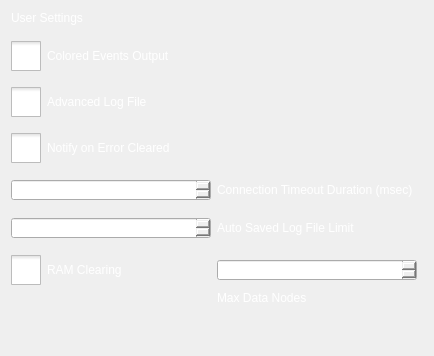
           <widget class="QWidget" name="Settings_Page">
            <layout class="QGridLayout" name="gridLayout_5">
             <item row="14" column="1">
              <spacer name="verticalSpacer_5">
               <property name="orientation">
                <enum>Qt::Vertical</enum>
               </property>
               <property name="sizeHint" stdset="0">
                <size>
                 <width>20</width>
                 <height>40</height>
                </size>
               </property>
              </spacer>
             </item>
             <item row="6" column="0" colspan="2">
              <widget class="QCheckBox" name="notify_error_cleared">
               <property name="toolTip">
                <string>&lt;html&gt;&lt;head/&gt;&lt;body&gt;&lt;p&gt;&lt;span style=&quot; font-size:12pt;&quot;&gt;Causes notification when an error is retroactively cleared by controller&lt;/span&gt;&lt;/p&gt;&lt;/body&gt;&lt;/html&gt;</string>
               </property>
               <property name="styleSheet">
                <string notr="true">QCheckBox {
	color: white;
	font: 20pt &quot;Segoe UI&quot;;
}


QCheckBox::indicator {
    width: 30px;
    height: 30px;
}

QCheckBox::indicator:checked {
	image: url(:/resources/Images/check.png);
}

QCheckBox::indicator:unchecked {
	image: url(:/resources/Images/unchecked.png);
}</string>
               </property>
               <property name="text">
                <string>Notify on Error Cleared</string>
               </property>
              </widget>
             </item>
             <item row="9" column="0">
              <spacer name="verticalSpacer_9">
               <property name="orientation">
                <enum>Qt::Vertical</enum>
               </property>
               <property name="sizeType">
                <enum>QSizePolicy::Fixed</enum>
               </property>
               <property name="sizeHint" stdset="0">
                <size>
                 <width>20</width>
                 <height>10</height>
                </size>
               </property>
              </spacer>
             </item>
             <item row="2" column="0" colspan="2">
              <widget class="QCheckBox" name="colored_events_output">
               <property name="toolTip">
                <string>&lt;html&gt;&lt;head/&gt;&lt;body&gt;&lt;p&gt;Enables color coding of Events page outputs&lt;/p&gt;&lt;/body&gt;&lt;/html&gt;</string>
               </property>
               <property name="styleSheet">
                <string notr="true">QCheckBox {
	color: white;
	font: 20pt &quot;Segoe UI&quot;;
}

QCheckBox::indicator {
    width: 30px;
    height: 30px;
}

QCheckBox::indicator:checked {
	image: url(:/resources/Images/check.png);
}

QCheckBox::indicator:unchecked {
	image: url(:/resources/Images/unchecked.png);
}</string>
               </property>
               <property name="text">
                <string>Colored Events Output</string>
               </property>
               <property name="checked">
                <bool>false</bool>
               </property>
              </widget>
             </item>
             <item row="11" column="0">
              <spacer name="verticalSpacer_12">
               <property name="orientation">
                <enum>Qt::Vertical</enum>
               </property>
               <property name="sizeType">
                <enum>QSizePolicy::Fixed</enum>
               </property>
               <property name="sizeHint" stdset="0">
                <size>
                 <width>20</width>
                 <height>10</height>
                </size>
               </property>
              </spacer>
             </item>
             <item row="10" column="1" colspan="2">
              <widget class="QLabel" name="auto_save_limit_label">
               <property name="toolTip">
                <string>&lt;html&gt;&lt;head/&gt;&lt;body&gt;&lt;p&gt;Max number of auto saved log files to be kept before overwrites occur on the oldest one&lt;/p&gt;&lt;/body&gt;&lt;/html&gt;</string>
               </property>
               <property name="styleSheet">
                <string notr="true">QLabel {
	color: white;
	font: 20pt &quot;Segoe UI&quot;;
}</string>
               </property>
               <property name="text">
                <string>Auto Saved Log File Limit</string>
               </property>
              </widget>
             </item>
             <item row="0" column="0">
              <widget class="QLabel" name="userSettingsLabel">
               <property name="styleSheet">
                <string notr="true">color: rgb(255, 255, 255);
font: 700 24pt &quot;Segoe UI&quot;;</string>
               </property>
               <property name="text">
                <string>User Settings</string>
               </property>
              </widget>
             </item>
             <item row="1" column="0">
              <spacer name="verticalSpacer_4">
               <property name="orientation">
                <enum>Qt::Vertical</enum>
               </property>
               <property name="sizeType">
                <enum>QSizePolicy::Fixed</enum>
               </property>
               <property name="sizeHint" stdset="0">
                <size>
                 <width>20</width>
                 <height>10</height>
                </size>
               </property>
              </spacer>
             </item>
             <item row="7" column="0">
              <spacer name="verticalSpacer_11">
               <property name="orientation">
                <enum>Qt::Vertical</enum>
               </property>
               <property name="sizeType">
                <enum>QSizePolicy::Fixed</enum>
               </property>
               <property name="sizeHint" stdset="0">
                <size>
                 <width>20</width>
                 <height>10</height>
                </size>
               </property>
              </spacer>
             </item>
             <item row="12" column="0">
              <widget class="QCheckBox" name="ram_clearing">
               <property name="toolTip">
                <string>&lt;html&gt;&lt;head/&gt;&lt;body&gt;&lt;p&gt;&lt;span style=&quot; font-size:12pt;&quot;&gt;Removes events and errors from RAM to improve performance. Cleared event and error data won't be displayed to the Events page but it will still be recorded on the log file. &lt;/span&gt;&lt;/p&gt;&lt;/body&gt;&lt;/html&gt;</string>
               </property>
               <property name="styleSheet">
                <string notr="true">QCheckBox {
	color: white;
	font: 20pt &quot;Segoe UI&quot;;
}


QCheckBox::indicator {
    width: 30px;
    height: 30px;
}

QCheckBox::indicator:checked {
	image: url(:/resources/Images/check.png);
}

QCheckBox::indicator:unchecked {
	image: url(:/resources/Images/unchecked.png);
}</string>
               </property>
               <property name="text">
                <string>RAM Clearing</string>
               </property>
              </widget>
             </item>
             <item row="12" column="1">
              <widget class="QSpinBox" name="max_data_nodes">
               <property name="sizePolicy">
                <sizepolicy hsizetype="Expanding" vsizetype="Fixed">
                 <horstretch>0</horstretch>
                 <verstretch>0</verstretch>
                </sizepolicy>
               </property>
               <property name="minimumSize">
                <size>
                 <width>200</width>
                 <height>0</height>
                </size>
               </property>
               <property name="maximumSize">
                <size>
                 <width>200</width>
                 <height>16777215</height>
                </size>
               </property>
               <property name="toolTip">
                <string>&lt;html&gt;&lt;head/&gt;&lt;body&gt;&lt;p&gt;Number of nodes allowed before RAM clear.&lt;/p&gt;&lt;/body&gt;&lt;/html&gt;</string>
               </property>
               <property name="styleSheet">
                <string notr="true">QSpinBox {
	color: white;
	font: 20pt &quot;Segoe UI&quot;;
}
QSpinBox::up-arrow
{
	color: rgb(47, 47, 47);
}
QSpinBox::down-arrow
{
	color: rgb(47, 47, 47);
}
QToolTip{
    background-color: #000000;
    color: #FFFFFF;
    border: 1px solid black;
}
</string>
               </property>
               <property name="buttonSymbols">
                <enum>QAbstractSpinBox::UpDownArrows</enum>
               </property>
               <property name="maximum">
                <number>999999999</number>
               </property>
               <property name="singleStep">
                <number>100</number>
               </property>
              </widget>
             </item>
             <item row="8" column="1" colspan="2">
              <widget class="QLabel" name="connection_timeout_label">
               <property name="toolTip">
                <string>&lt;html&gt;&lt;head/&gt;&lt;body&gt;&lt;p&gt;If no messages are received for this long, connection is terminated&lt;/p&gt;&lt;/body&gt;&lt;/html&gt;</string>
               </property>
               <property name="styleSheet">
                <string notr="true">QLabel {
	color: white;
	font: 20pt &quot;Segoe UI&quot;;
}</string>
               </property>
               <property name="text">
                <string>Connection Timeout Duration (msec)</string>
               </property>
              </widget>
             </item>
             <item row="5" column="0">
              <spacer name="verticalSpacer_10">
               <property name="orientation">
                <enum>Qt::Vertical</enum>
               </property>
               <property name="sizeType">
                <enum>QSizePolicy::Fixed</enum>
               </property>
               <property name="sizeHint" stdset="0">
                <size>
                 <width>20</width>
                 <height>10</height>
                </size>
               </property>
              </spacer>
             </item>
             <item row="3" column="0">
              <spacer name="verticalSpacer_3">
               <property name="orientation">
                <enum>Qt::Vertical</enum>
               </property>
               <property name="sizeType">
                <enum>QSizePolicy::Fixed</enum>
               </property>
               <property name="sizeHint" stdset="0">
                <size>
                 <width>20</width>
                 <height>10</height>
                </size>
               </property>
              </spacer>
             </item>
             <item row="10" column="0">
              <widget class="QSpinBox" name="auto_save_limit">
               <property name="sizePolicy">
                <sizepolicy hsizetype="Expanding" vsizetype="Fixed">
                 <horstretch>0</horstretch>
                 <verstretch>0</verstretch>
                </sizepolicy>
               </property>
               <property name="minimumSize">
                <size>
                 <width>200</width>
                 <height>0</height>
                </size>
               </property>
               <property name="maximumSize">
                <size>
                 <width>200</width>
                 <height>16777215</height>
                </size>
               </property>
               <property name="toolTip">
                <string>&lt;html&gt;&lt;head/&gt;&lt;body&gt;&lt;p&gt;Max number of auto saved log files to be kept before overwrites occur on the oldest one&lt;/p&gt;&lt;/body&gt;&lt;/html&gt;</string>
               </property>
               <property name="styleSheet">
                <string notr="true">QSpinBox {
	color: white;
	font: 20pt &quot;Segoe UI&quot;;
}

QSpinBox::up-arrow
{
	color: rgb(47, 47, 47);
}
QSpinBox::down-arrow
{
	color: rgb(47, 47, 47);
}</string>
               </property>
               <property name="buttonSymbols">
                <enum>QAbstractSpinBox::UpDownArrows</enum>
               </property>
              </widget>
             </item>
             <item row="8" column="0">
              <widget class="QSpinBox" name="connection_timeout">
               <property name="sizePolicy">
                <sizepolicy hsizetype="Expanding" vsizetype="Fixed">
                 <horstretch>0</horstretch>
                 <verstretch>0</verstretch>
                </sizepolicy>
               </property>
               <property name="minimumSize">
                <size>
                 <width>200</width>
                 <height>0</height>
                </size>
               </property>
               <property name="maximumSize">
                <size>
                 <width>200</width>
                 <height>16777215</height>
                </size>
               </property>
               <property name="toolTip">
                <string>&lt;html&gt;&lt;head/&gt;&lt;body&gt;&lt;p&gt;If no messages are received for this long, connection is terminated&lt;/p&gt;&lt;/body&gt;&lt;/html&gt;</string>
               </property>
               <property name="styleSheet">
                <string notr="true">QSpinBox {
	color: white;
	font: 20pt &quot;Segoe UI&quot;;
}
QSpinBox::up-arrow
{
	color: rgb(47, 47, 47);
}
QSpinBox::down-arrow
{
	color: rgb(47, 47, 47);
}
QToolTip{
    background-color: #000000;
    color: #FFFFFF;
    border: 1px solid black;
}
</string>
               </property>
               <property name="buttonSymbols">
                <enum>QAbstractSpinBox::UpDownArrows</enum>
               </property>
               <property name="maximum">
                <number>999999999</number>
               </property>
               <property name="singleStep">
                <number>100</number>
               </property>
              </widget>
             </item>
             <item row="4" column="0" colspan="2">
              <widget class="QCheckBox" name="advanced_log_file">
               <property name="toolTip">
                <string>&lt;html&gt;&lt;head/&gt;&lt;body&gt;&lt;p&gt;&lt;span style=&quot; font-size:12pt;&quot;&gt;Logs status, electrical and session statistics to log file. Reduced performance on large log files&lt;/span&gt;&lt;/p&gt;&lt;/body&gt;&lt;/html&gt;</string>
               </property>
               <property name="styleSheet">
                <string notr="true">QCheckBox {
	color: white;
	font: 20pt &quot;Segoe UI&quot;;
}


QCheckBox::indicator {
    width: 30px;
    height: 30px;
}

QCheckBox::indicator:checked {
	image: url(:/resources/Images/check.png);
}

QCheckBox::indicator:unchecked {
	image: url(:/resources/Images/unchecked.png);
}</string>
               </property>
               <property name="text">
                <string>Advanced Log File</string>
               </property>
              </widget>
             </item>
             <item row="13" column="1">
              <widget class="QLabel" name="max_data_nodes_label">
               <property name="toolTip">
                <string>&lt;html&gt;&lt;head/&gt;&lt;body&gt;&lt;p&gt;Number of nodes allowed before RAM clear.&lt;/p&gt;&lt;/body&gt;&lt;/html&gt;</string>
               </property>
               <property name="styleSheet">
                <string notr="true">QLabel {
	color: white;
	font: 20pt &quot;Segoe UI&quot;;
}</string>
               </property>
               <property name="text">
                <string>Max Data Nodes</string>
               </property>
              </widget>
             </item>
            </layout>
           </widget>
